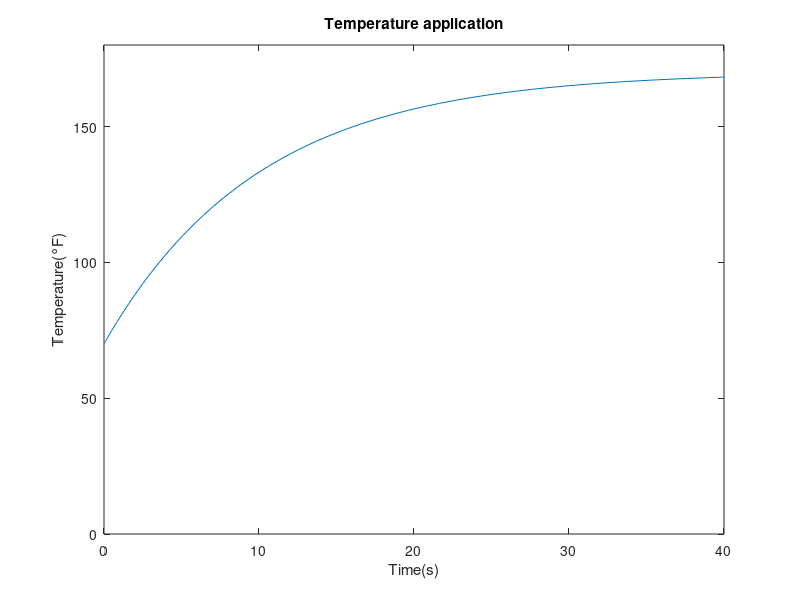

Write the MATLAB code that produced this figure.
%temperature application
%define the constants
Ti=70;
Tb=170;

%diff eq: dT/dt = (Tb-T)/10
%solve the diff eq using ode45
%for 0-10 seconds
[t,T] = ode45(@(t,T) (Tb-T)/10, [0 10],Ti);
L = length(T);
fprintf("The room temp after 10 sesonds is %.2f\n",(T(L)))

%for 0-10 seconds
[t,T] = ode45(@(t,T) (Tb-T)/10, [0 20],Ti);
L = length(T);
fprintf("The room temp after 20 sesonds is %.2f°F\n",(T(L)))

%for 0-10 seconds
[t,T] = ode45(@(t,T) (Tb-T)/10, [0 40],Ti);
L = length(T);
fprintf("The room temp after 40 sesonds is %.2f°F\n",(T(L)))

%how long does it take to get to 160f?
near160F = T>159.2 & T<160;
time160F = t(near160F);
fprintf("The time it takes to get to 160F %.1f seconds°F\n",time160F)

%plot the function for the first 40 seconds
%for the degrees symbol, the direct input cmd is ALT + 248
plot(t,T)
ylim([0 180])
title("Temperature application")
xlabel("Time(s)")
ylabel("Temperature(°F)")
